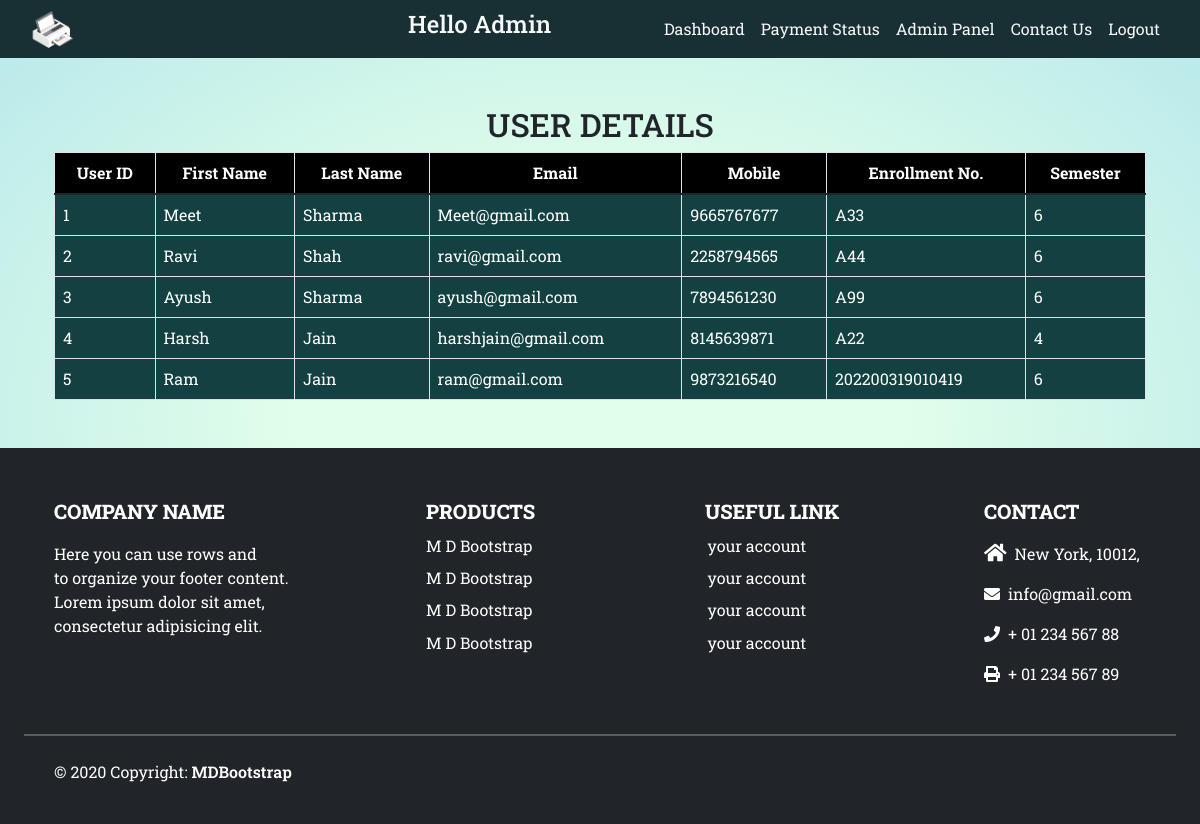
The page /Admin/user_details.php on the database its author committed.
### tables this page shows
CREATE TABLE `user` (
  `user_id` int(11) NOT NULL,
  `firstname` varchar(255) NOT NULL,
  `lastname` varchar(255) NOT NULL,
  `email` varchar(255) NOT NULL,
  `mobile` bigint(255) NOT NULL,
  `enroll` varchar(255) NOT NULL,
  `sem` varchar(255) NOT NULL,
  `password` varchar(255) NOT NULL
);

### Admin/user_details.php (the view, shortened to what this page needs)
<?php include "conn.php" ?>
<!DOCTYPE html>
<html lang="en">
<head>
    <link href="https://cdn.jsdelivr.net/npm/bootstrap@5.2.3/dist/css/bootstrap.min.css" rel="stylesheet">
    <link rel="stylesheet" href="style.css">
    <link rel="stylesheet" href="https://cdnjs.cloudflare.com/ajax/libs/font-awesome/5.15.3/css/all.min.css" />
    <link href="https://stackpath.bootstrapcdn.com/bootstrap/5.1.3/css/bootstrap.min.css" rel="stylesheet">
</head>
<body class="background">
    <nav class="navbar sticky-top navbar-expand-lg bg-body-tertiary p-0" style="background: rgb(24,47,51);">
        <div class="container-fluid text-light">
            <div class="col-md-4">
                <img src="./images/logo.png" class="img-fluid" alt="" width="15%" height="15%">
            </div>
            <div>
                <h4 style="text-align:left;" class="f">Hello Admin </h4>
            </div>
            <div class="collapse navbar-collapse" id="navbarScroll">
                <ul class="navbar-nav ms-auto me-2 my-2 my-lg-0 navbar-nav-scroll col-md-7.5" style="--bs-scroll-height: 100px;">
                    <li class="nav-item">
                        <a class="nav-link active text-light" aria-current="page" href="Admindashboard.php">Dashboard</a>
                    </li>
                    <li class="nav-item">
                        <a class="nav-link active text-light" href="payment_status.php">Payment Status</a>
                    </li>
                    <li class="nav-item">
                        <a class="nav-link active text-light" href="admin.php">Admin Panel</a>
                    </li>
                    <li class="nav-item">
                        <a class="nav-link active text-light" href="contactus.php">Contact Us</a>
                    </li>
                    <li class="nav-item">
                        <a class="nav-link active text-light" href="index.php">Logout</a>
                </ul>
            </div>
        </div>
    </nav>
    <div class="container mt-5">
        <h2 class="text-center">USER DETAILS</h2>
        <table class="table table-bordered">
            <thead>
                <tr class="text-center" style="background-color: black; color:white;">
                    <th>User ID</th>
                    <th>First Name</th>
                    <th>Last Name</th>
                    <th>Email</th>
                    <th>Mobile</th>
                    <th>Enrollment No.</th>
                    <th>Semester</th>
                </tr>
            </thead>
            <tbody>
                <?php
                $res = mysqli_query($conn, "SELECT * FROM user");
                while ($row = mysqli_fetch_array($res)) {
                    echo "<tr>";
                    echo "<td>{$row["user_id"]}</td>";
                    echo "<td>{$row["firstname"]}</td>";
                    echo "<td>{$row["lastname"]}</td>";
                    echo "<td>{$row["email"]}</td>";
                    echo "<td>{$row["mobile"]}</td>";
                    echo "<td>{$row["enroll"]}</td>";
                    echo "<td>{$row["sem"]}</td>";
                    echo "</tr>";
                }
                ?>
            </tbody>
        </table>
    </div>
    <div class="container-fluid bg-dark text-white mt-5">
        <div class="container">
            <div class="row ">
                <div class="col-xl-4 col-lg-4 col-md-4 col-sm-12 col-12 footer pt-5">
                    <p style="font-size:20px;text-transform: uppercase;font-weight: 800;" data-aos="slide-right">company name</p>
                    <p data-aos="slide-right">
                        Here you can use rows and<br>
                        to organize your footer content.<br>
                        Lorem ipsum dolor sit amet,<br>
                        consectetur adipisicing elit.<br>
                    </p>
                </div>
                <div class="col-xl-3 pt-5 hide-girl">
                    <span style="font-size:20px;text-transform: uppercase;font-weight: 800;" data-aos="zoom-in-left">products</span><br>
                    <p style="margin-top:3%" data-aos="slide-up">M D Bootstrap</p>
                    <p style="margin-top:-3%" data-aos="slide-up">M D Bootstrap</p>
                    <p style="margin-top:-3%" data-aos="slide-up">M D Bootstrap</p>
                    <p style="margin-top:-3%;" data-aos="slide-up">M D Bootstrap</p>
                </div>
                <div class="col-xl-3 col-lg-4 col-md-4 col-sm-12 col-12 footer pt-5">
                    <span style="font-size:20px;text-transform: uppercase;font-weight: 800;" class="text-center" data-aos="zoom-in-left">useful link</span><br>
                    <p style="margin-top:3%;margin-left:1%;" data-aos="fade-up">your account</p>
                    <p style="margin-top:-3%;margin-left:1%;" data-aos="fade-up">your account</p>
                    <p style="margin-top:-3%;margin-left:1%;" data-aos="fade-up">your account</p>
                    <p style="margin-top:-3%;margin-left:1%;" data-aos="fade-up">your account</p>
                </div>
                <div class="col-xl-2 col-lg-4 col-md-4 col-sm-12 col-12 footer pt-5 pb-3">
                    <p style="font-size:20px;text-transform: uppercase;font-weight: 800;" data-aos="slide-left">contact</p>
                    <p data-aos="fade-up">
                        <i class="fa fa-home" aria-hidden="true" style="font-size:20px;"></i>&nbsp; New York, 10012,
                    </p>
                    <p data-aos="fade-up">
                        <i class="fa fa-envelope" aria-hidden="true"></i>&nbsp; info@gmail.com
                    </p>
                    <p data-aos="fade-up">
                        <i class="fa fa-phone" aria-hidden="true"></i>&nbsp; + 01 234 567 88
                    </p>
                    <p data-aos="fade-up">
                        <i class="fa fa-print" aria-hidden="true"></i>&nbsp; + 01 234 567 89
                    </p>
                </div>
            </div>
        </div>
        <hr style="color:white;width:100%;border:1px solid">
        <div class="container mt-4 pb-4">
            <div class="row">
                <div class="col-12 col-xl-6 col-lg-6 col-md-6 col-sm-6 ">
                    <p>© 2020 Copyright:
                        <span style="font-weight:600">MDBootstrap</span>
                    </p>
                </div>
                <div class="col-12 col-xl-6 col-lg-6 col-md-6 col-sm-6 icon-head">
                    <span class="icons-2"><i class="fa fa-facebook" aria-hidden="true"></i></span>
                    <span class="icons-3"><i class="fa fa-twitter" aria-hidden="true"></i></span>
                    <span class="icons-1"><i class="fa fa-google-plus" aria-hidden="true"></i></span>
                    <span class="icons"><i class="fa fa-instagram" aria-hidden="true"></i></span>
                </div>
            </div>
        </div>
    </div>
</body>
</html>

### Admin/style.css (style rules this page uses)
* { margin: 0; padding: 0; box-sizing: border-box; font-family: 'Noto Serif', serif; font-family: 'Roboto Slab', serif; }
html { scroll-behavior: smooth; }
.background { background: radial-gradient(ellipse at center, rgba(225,254,234,1) 0%, rgba(225,254,234,1) 35%, #B7E8EB 100%); }
ul li a { color: white; }
tr { color: white; }
tbody:nth-child(2n) { background: rgb(19,64,64); }

### rows shown on the page
user: user_id "1", firstname "Meet", lastname "Sharma", email "Meet@gmail.com", mobile "9665767677", enroll "A33", sem "6"
user: user_id "2", firstname "Ravi", lastname "Shah", email "ravi@gmail.com", mobile "2258794565", enroll "A44", sem "6"
user: user_id "3", firstname "Ayush", lastname "Sharma", email "ayush@gmail.com", mobile "7894561230", enroll "A99", sem "6"
user: user_id "4", firstname "Harsh", lastname "Jain", email "harshjain@gmail.com", mobile "8145639871", enroll "A22", sem "4"
user: user_id "5", firstname "Ram", lastname "Jain", email "ram@gmail.com", mobile "9873216540", enroll "202200319010419", sem "6"
